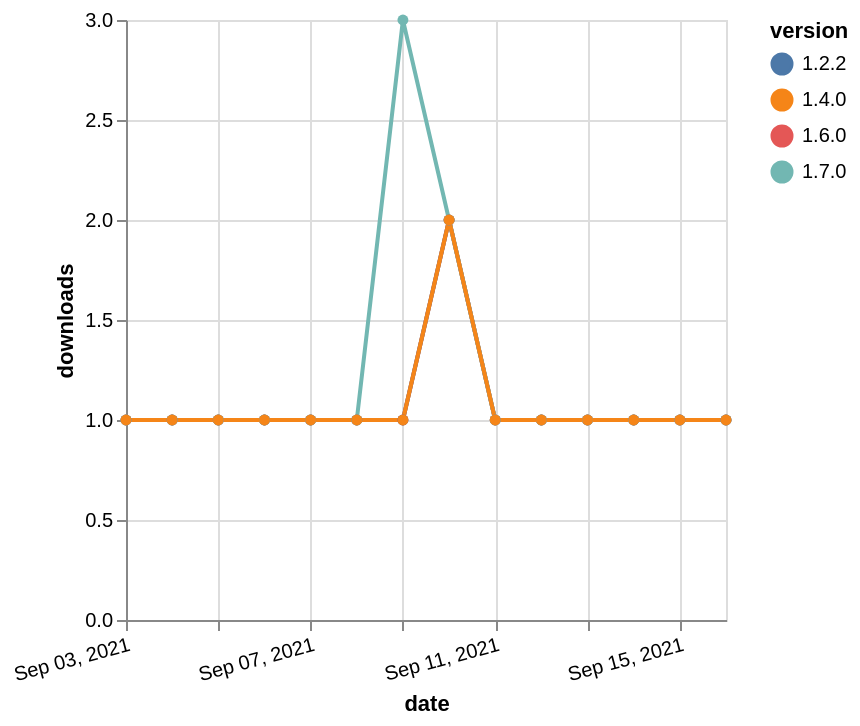

This figure's Vega-Lite source:
### Vega-Lite specification from a JSON file in a GitHub repository (floating-point values rounded to 4 significant figures)
{"$schema": "https://vega.github.io/schema/vega-lite/v5.json", "description": "A simple bar chart with embedded data.", "data": {"values": [{"date": "2021-09-03", "total": 187, "delta": 1, "version": "1.6.0"}, {"date": "2021-09-04", "total": 188, "delta": 1, "version": "1.6.0"}, {"date": "2021-09-05", "total": 189, "delta": 1, "version": "1.6.0"}, {"date": "2021-09-06", "total": 190, "delta": 1, "version": "1.6.0"}, {"date": "2021-09-07", "total": 191, "delta": 1, "version": "1.6.0"}, {"date": "2021-09-08", "total": 192, "delta": 1, "version": "1.6.0"}, {"date": "2021-09-09", "total": 193, "delta": 1, "version": "1.6.0"}, {"date": "2021-09-10", "total": 195, "delta": 2, "version": "1.6.0"}, {"date": "2021-09-11", "total": 196, "delta": 1, "version": "1.6.0"}, {"date": "2021-09-12", "total": 197, "delta": 1, "version": "1.6.0"}, {"date": "2021-09-13", "total": 198, "delta": 1, "version": "1.6.0"}, {"date": "2021-09-14", "total": 199, "delta": 1, "version": "1.6.0"}, {"date": "2021-09-15", "total": 200, "delta": 1, "version": "1.6.0"}, {"date": "2021-09-16", "total": 201, "delta": 1, "version": "1.6.0"}, {"date": "2021-09-03", "total": 243, "delta": 1, "version": "1.2.2"}, {"date": "2021-09-04", "total": 244, "delta": 1, "version": "1.2.2"}, {"date": "2021-09-05", "total": 245, "delta": 1, "version": "1.2.2"}, {"date": "2021-09-06", "total": 246, "delta": 1, "version": "1.2.2"}, {"date": "2021-09-07", "total": 247, "delta": 1, "version": "1.2.2"}, {"date": "2021-09-08", "total": 248, "delta": 1, "version": "1.2.2"}, {"date": "2021-09-09", "total": 249, "delta": 1, "version": "1.2.2"}, {"date": "2021-09-10", "total": 251, "delta": 2, "version": "1.2.2"}, {"date": "2021-09-11", "total": 252, "delta": 1, "version": "1.2.2"}, {"date": "2021-09-12", "total": 253, "delta": 1, "version": "1.2.2"}, {"date": "2021-09-13", "total": 254, "delta": 1, "version": "1.2.2"}, {"date": "2021-09-14", "total": 255, "delta": 1, "version": "1.2.2"}, {"date": "2021-09-15", "total": 256, "delta": 1, "version": "1.2.2"}, {"date": "2021-09-16", "total": 257, "delta": 1, "version": "1.2.2"}, {"date": "2021-09-03", "total": 165, "delta": 1, "version": "1.7.0"}, {"date": "2021-09-04", "total": 166, "delta": 1, "version": "1.7.0"}, {"date": "2021-09-05", "total": 167, "delta": 1, "version": "1.7.0"}, {"date": "2021-09-06", "total": 168, "delta": 1, "version": "1.7.0"}, {"date": "2021-09-07", "total": 169, "delta": 1, "version": "1.7.0"}, {"date": "2021-09-08", "total": 170, "delta": 1, "version": "1.7.0"}, {"date": "2021-09-09", "total": 173, "delta": 3, "version": "1.7.0"}, {"date": "2021-09-10", "total": 175, "delta": 2, "version": "1.7.0"}, {"date": "2021-09-11", "total": 176, "delta": 1, "version": "1.7.0"}, {"date": "2021-09-12", "total": 177, "delta": 1, "version": "1.7.0"}, {"date": "2021-09-13", "total": 178, "delta": 1, "version": "1.7.0"}, {"date": "2021-09-14", "total": 179, "delta": 1, "version": "1.7.0"}, {"date": "2021-09-15", "total": 180, "delta": 1, "version": "1.7.0"}, {"date": "2021-09-16", "total": 181, "delta": 1, "version": "1.7.0"}, {"date": "2021-09-03", "total": 197, "delta": 1, "version": "1.4.0"}, {"date": "2021-09-04", "total": 198, "delta": 1, "version": "1.4.0"}, {"date": "2021-09-05", "total": 199, "delta": 1, "version": "1.4.0"}, {"date": "2021-09-06", "total": 200, "delta": 1, "version": "1.4.0"}, {"date": "2021-09-07", "total": 201, "delta": 1, "version": "1.4.0"}, {"date": "2021-09-08", "total": 202, "delta": 1, "version": "1.4.0"}, {"date": "2021-09-09", "total": 203, "delta": 1, "version": "1.4.0"}, {"date": "2021-09-10", "total": 205, "delta": 2, "version": "1.4.0"}, {"date": "2021-09-11", "total": 206, "delta": 1, "version": "1.4.0"}, {"date": "2021-09-12", "total": 207, "delta": 1, "version": "1.4.0"}, {"date": "2021-09-13", "total": 208, "delta": 1, "version": "1.4.0"}, {"date": "2021-09-14", "total": 209, "delta": 1, "version": "1.4.0"}, {"date": "2021-09-15", "total": 210, "delta": 1, "version": "1.4.0"}, {"date": "2021-09-16", "total": 211, "delta": 1, "version": "1.4.0"}]}, "width": "container", "mark": {"type": "line", "point": {"filled": true}}, "encoding": {"x": {"field": "date", "type": "temporal", "timeUnit": "yearmonthdate", "title": "date", "axis": {"labelAngle": -15}}, "y": {"field": "delta", "type": "quantitative", "title": "downloads"}, "color": {"field": "version", "type": "nominal"}, "tooltip": {"field": "delta"}}}
